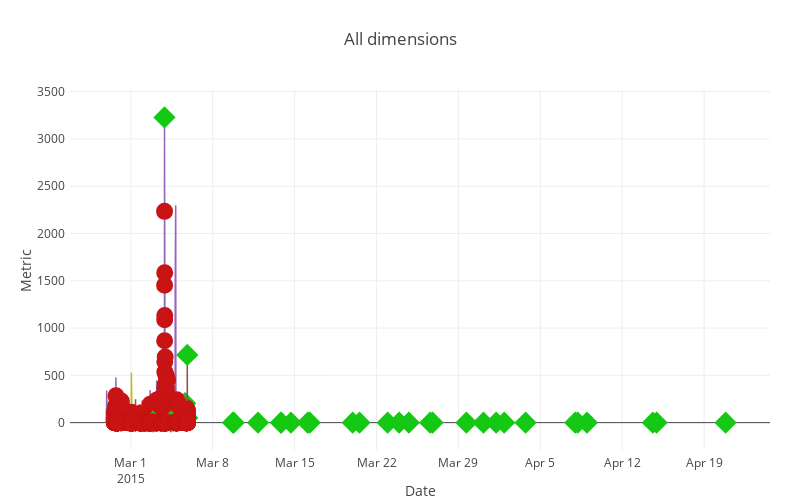

Notebook code cell kept with this figure:
### Code cell
plot_all_dimensions(df, scores_df, labels_df=labels_df)

### Figure 1 — Plotly figure (JSON) as saved in the notebook; plotly's stock layout.template omitted (floating-point values rounded to 4 significant figures; data arrays with more than 128 entries replaced by an {"elided": "..."} marker saying what was removed)
{"data": [{"line": {"width": 1.5}, "name": "value_CVS", "showlegend": false, "type": "scatter", "x": {"elided": "2000 str values"}, "y": {"elided": "2000 int values"}}, {"marker": {"color": "rgb(20, 200, 20)", "line": {"color": "rgb(20, 200, 20)", "width": 2}, "size": 15, "symbol": "diamond"}, "mode": "markers", "name": "Anomaly", "text": ["Anomalous Instance"], "type": "scatter", "x": ["2015-03-04 16:02:53", "2015-03-05 19:57:53", "2015-03-26 14:07:53", "2015-04-14 22:37:53"], "y": [20, 50, 0, 0]}, {"marker": {"color": "rgb(200, 20, 20)", "line": {"color": "rgb(200, 20, 20)", "width": 2}, "size": 15, "symbol": "circle"}, "mode": "markers", "name": "Detected Anomaly", "text": ["anomalous data"], "type": "scatter", "x": {"elided": "253 str values"}, "y": {"elided": "253 int values"}}, {"line": {"width": 1.5}, "name": "value_CRM", "showlegend": false, "type": "scatter", "x": {"elided": "2000 str values"}, "y": {"elided": "2000 int values"}}, {"marker": {"color": "rgb(20, 200, 20)", "line": {"color": "rgb(20, 200, 20)", "width": 2}, "size": 15, "symbol": "diamond"}, "mode": "markers", "name": "Anomaly", "text": ["Anomalous Instance"], "type": "scatter", "x": ["2015-03-09 19:07:53", "2015-03-19 23:07:53", "2015-03-26 19:07:53"], "y": [0, 0, 0]}, {"marker": {"color": "rgb(200, 20, 20)", "line": {"color": "rgb(200, 20, 20)", "width": 2}, "size": 15, "symbol": "circle"}, "mode": "markers", "name": "Detected Anomaly", "text": ["anomalous data"], "type": "scatter", "x": {"elided": "253 str values"}, "y": {"elided": "253 int values"}}, {"line": {"width": 1.5}, "name": "value_GOOG", "showlegend": false, "type": "scatter", "x": {"elided": "2000 str values"}, "y": {"elided": "2000 int values"}}, {"marker": {"color": "rgb(20, 200, 20)", "line": {"color": "rgb(20, 200, 20)", "width": 2}, "size": 15, "symbol": "diamond"}, "mode": "markers", "name": "Anomaly", "text": ["Anomalous Instance"], "type": "scatter", "x": ["2015-03-13 20:22:53", "2015-03-14 16:27:53", "2015-03-22 22:52:53", "2015-04-01 05:27:53"], "y": [0, 0, 0, 0]}, {"marker": {"color": "rgb(200, 20, 20)", "line": {"color": "rgb(200, 20, 20)", "width": 2}, "size": 15, "symbol": "circle"}, "mode": "markers", "name": "Detected Anomaly", "text": ["anomalous data"], "type": "scatter", "x": {"elided": "253 str values"}, "y": {"elided": "253 int values"}}, {"line": {"width": 1.5}, "name": "value_UPS", "showlegend": false, "type": "scatter", "x": {"elided": "2000 str values"}, "y": {"elided": "2000 int values"}}, {"marker": {"color": "rgb(20, 200, 20)", "line": {"color": "rgb(20, 200, 20)", "width": 2}, "size": 15, "symbol": "diamond"}, "mode": "markers", "name": "Anomaly", "text": ["Anomalous Instance"], "type": "scatter", "x": ["2015-03-03 00:27:53", "2015-03-04 11:07:53", "2015-03-05 15:22:53", "2015-03-24 18:17:53", "2015-03-29 16:27:53"], "y": [53, 159, 205, 0, 0]}, {"marker": {"color": "rgb(200, 20, 20)", "line": {"color": "rgb(200, 20, 20)", "width": 2}, "size": 15, "symbol": "circle"}, "mode": "markers", "name": "Detected Anomaly", "text": ["anomalous data"], "type": "scatter", "x": {"elided": "253 str values"}, "y": {"elided": "253 int values"}}, {"line": {"width": 1.5}, "name": "value_IBM", "showlegend": false, "type": "scatter", "x": {"elided": "2000 str values"}, "y": {"elided": "2000 int values"}}, {"marker": {"color": "rgb(20, 200, 20)", "line": {"color": "rgb(20, 200, 20)", "width": 2}, "size": 15, "symbol": "diamond"}, "mode": "markers", "name": "Anomaly", "text": ["Anomalous Instance"], "type": "scatter", "x": ["2015-03-23 22:27:53", "2015-04-20 20:07:53"], "y": [0, 0]}, {"marker": {"color": "rgb(200, 20, 20)", "line": {"color": "rgb(200, 20, 20)", "width": 2}, "size": 15, "symbol": "circle"}, "mode": "markers", "name": "Detected Anomaly", "text": ["anomalous data"], "type": "scatter", "x": {"elided": "253 str values"}, "y": {"elided": "253 int values"}}, {"line": {"width": 1.5}, "name": "value_AMZN", "showlegend": false, "type": "scatter", "x": {"elided": "2000 str values"}, "y": {"elided": "2000 int values"}}, {"marker": {"color": "rgb(20, 200, 20)", "line": {"color": "rgb(20, 200, 20)", "width": 2}, "size": 15, "symbol": "diamond"}, "mode": "markers", "name": "Anomaly", "text": ["Anomalous Instance"], "type": "scatter", "x": ["2015-03-05 19:47:53", "2015-03-11 20:57:53", "2015-04-01 21:57:53", "2015-04-08 04:52:53"], "y": [716, 0, 0, 0]}, {"marker": {"color": "rgb(200, 20, 20)", "line": {"color": "rgb(200, 20, 20)", "width": 2}, "size": 15, "symbol": "circle"}, "mode": "markers", "name": "Detected Anomaly", "text": ["anomalous data"], "type": "scatter", "x": {"elided": "253 str values"}, "y": {"elided": "253 int values"}}, {"line": {"width": 1.5}, "name": "value_KO", "showlegend": false, "type": "scatter", "x": {"elided": "2000 str values"}, "y": {"elided": "2000 int values"}}, {"marker": {"color": "rgb(20, 200, 20)", "line": {"color": "rgb(20, 200, 20)", "width": 2}, "size": 15, "symbol": "diamond"}, "mode": "markers", "name": "Anomaly", "text": ["Anomalous Instance"], "type": "scatter", "x": ["2015-03-20 13:12:53", "2015-04-08 23:42:53", "2015-04-14 14:52:53"], "y": [0, 0, 0]}, {"marker": {"color": "rgb(200, 20, 20)", "line": {"color": "rgb(200, 20, 20)", "width": 2}, "size": 15, "symbol": "circle"}, "mode": "markers", "name": "Detected Anomaly", "text": ["anomalous data"], "type": "scatter", "x": {"elided": "253 str values"}, "y": {"elided": "253 int values"}}, {"line": {"width": 1.5}, "name": "value_FB", "showlegend": false, "type": "scatter", "x": {"elided": "2000 str values"}, "y": {"elided": "2000 int values"}}, {"marker": {"color": "rgb(20, 200, 20)", "line": {"color": "rgb(20, 200, 20)", "width": 2}, "size": 15, "symbol": "diamond"}, "mode": "markers", "name": "Anomaly", "text": ["Anomalous Instance"], "type": "scatter", "x": ["2015-03-16 07:07:53", "2015-04-03 17:47:53"], "y": [0, 0]}, {"marker": {"color": "rgb(200, 20, 20)", "line": {"color": "rgb(200, 20, 20)", "width": 2}, "size": 15, "symbol": "circle"}, "mode": "markers", "name": "Detected Anomaly", "text": ["anomalous data"], "type": "scatter", "x": {"elided": "253 str values"}, "y": {"elided": "253 int values"}}, {"line": {"width": 1.5}, "name": "value_AAPL", "showlegend": false, "type": "scatter", "x": {"elided": "2000 str values"}, "y": {"elided": "2000 int values"}}, {"marker": {"color": "rgb(20, 200, 20)", "line": {"color": "rgb(20, 200, 20)", "width": 2}, "size": 15, "symbol": "diamond"}, "mode": "markers", "name": "Anomaly", "text": ["Anomalous Instance"], "type": "scatter", "x": ["2015-03-03 21:07:53", "2015-03-09 17:32:53", "2015-03-16 02:57:53", "2015-03-31 03:27:53"], "y": [3228, 0, 0, 0]}, {"marker": {"color": "rgb(200, 20, 20)", "line": {"color": "rgb(200, 20, 20)", "width": 2}, "size": 15, "symbol": "circle"}, "mode": "markers", "name": "Detected Anomaly", "text": ["anomalous data"], "type": "scatter", "x": {"elided": "253 str values"}, "y": {"elided": "253 int values"}}, {"line": {"width": 1.5}, "name": "value_PFE", "showlegend": false, "type": "scatter", "x": {"elided": "2000 str values"}, "y": {"elided": "2000 int values"}}, {"marker": {"color": "rgb(20, 200, 20)", "line": {"color": "rgb(20, 200, 20)", "width": 2}, "size": 15, "symbol": "diamond"}, "mode": "markers", "name": "Anomaly", "text": ["Anomalous Instance"], "type": "scatter", "x": ["2015-03-02 21:22:53", "2015-03-04 10:32:53", "2015-03-13 19:57:53", "2015-04-07 23:42:53"], "y": [10, 12, 0, 0]}, {"marker": {"color": "rgb(200, 20, 20)", "line": {"color": "rgb(200, 20, 20)", "width": 2}, "size": 15, "symbol": "circle"}, "mode": "markers", "name": "Detected Anomaly", "text": ["anomalous data"], "type": "scatter", "x": {"elided": "253 str values"}, "y": {"elided": "253 int values"}}], "layout": {"bargap": 0, "barmode": "stack", "font": {"size": 12}, "height": 500, "margin": {"b": 50, "l": 70, "pad": 4, "r": 30, "t": 90}, "showlegend": false, "title": "All dimensions", "width": 800, "xaxis": {"title": "Date"}, "yaxis": {"autorange": true, "autotick": true, "domain": [0, 1], "title": "Metric"}}}
